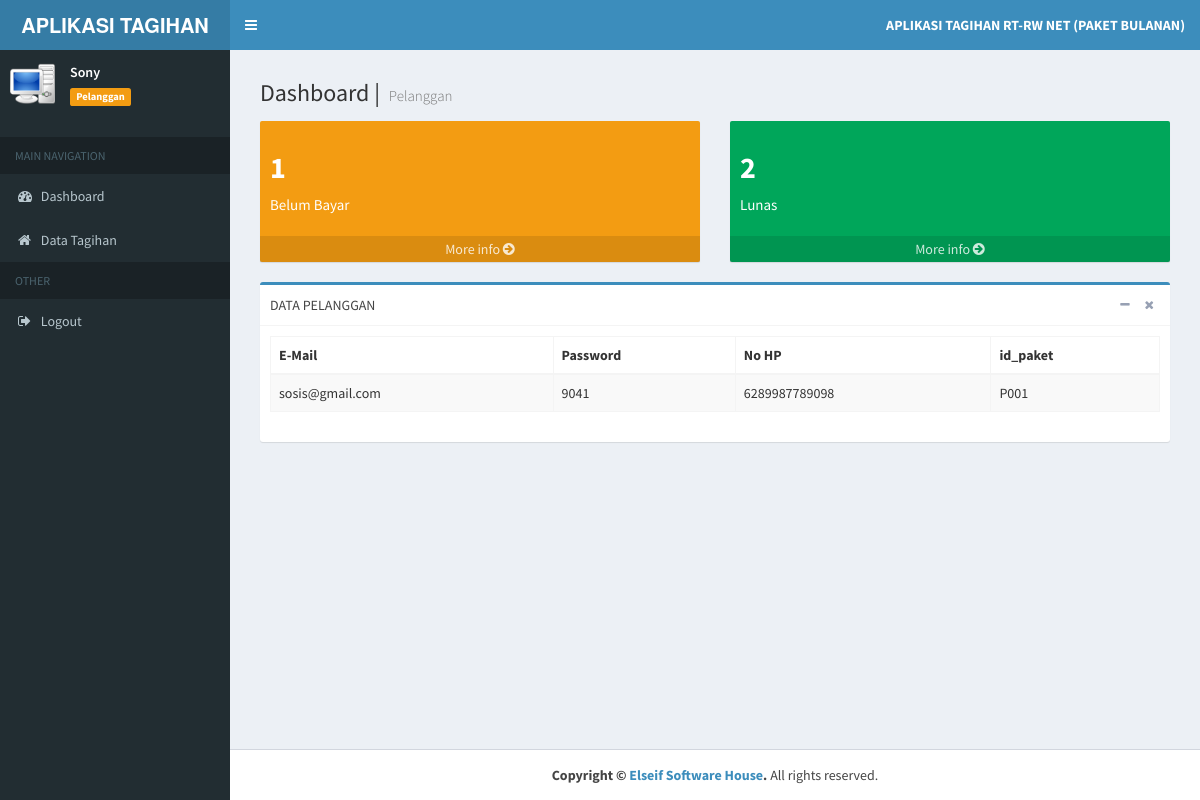
Page /aplication.php (signed in) on the committed database.
### tables this page shows
CREATE TABLE `tb_pelanggan` (
  `id_pelanggan` varchar(6) NOT NULL,
  `nama` varchar(20) NOT NULL,
  `alamat` text NOT NULL,
  `no_hp` varchar(15) NOT NULL,
  `email` varchar(30) NOT NULL,
  `password` varchar(15) NOT NULL,
  `level` varchar(5) NOT NULL DEFAULT 'PLG',
  `id_paket` varchar(6) NOT NULL
);

### home/pelanggan.php (the view, shortened to what this page needs)
<?php
	$sql = $koneksi->query("SELECT count(id_tagihan) as tagih_b from tb_tagihan where status='BL' and id_pelanggan='$data_id'");
	while ($data= $sql->fetch_assoc()) {
		$tagih=$data['tagih_b'];
	}
?>
<?php
	$sql = $koneksi->query("SELECT count(id_tagihan) as tagih_l from tb_tagihan where status='LS' and id_pelanggan='$data_id'");
	while ($data= $sql->fetch_assoc()) {
		$lunas=$data['tagih_l'];
	}
?>
<section class="content-header">
	<h1>
		Dashboard |
		<small>Pelanggan</small>
	</h1>
</section>
<section class="content">
	<div class="row">
		<div class="col-lg-6 col-xs-6">
			<div class="small-box bg-yellow">
				<div class="inner">
					<h2>
						<b>
							<?= $tagih; ?>
						</b>
					</h2>
					<p>Belum Bayar</p>
				</div>
				<a href="#" class="small-box-footer">More info
					<i class="fa fa-arrow-circle-right"></i>
				</a>
			</div>
		</div>
		<div class="col-lg-6 col-xs-6">
			<div class="small-box bg-green">
				<div class="inner">
					<h2>
						<b>
							<?= $lunas; ?>
						</b>
					</h2>
					<p>Lunas</p>
				</div>
				<a href="#" class="small-box-footer">More info
					<i class="fa fa-arrow-circle-right"></i>
				</a>
			</div>
		</div>
	</div>
	<div class="box box-primary">
		<div class="box-header with-border">
			DATA PELANGGAN
			<div class="box-tools pull-right">
				<button type="button" class="btn btn-box-tool" data-widget="collapse">
					<i class="fa fa-minus"></i>
				</button>
				<button type="button" class="btn btn-box-tool" data-widget="remove">
					<i class="fa fa-remove"></i>
				</button>
			</div>
		</div>
		<div class="box-body">
			<div class="table-responsive">
				<table id="" class="table table-bordered table-striped">
					<thead>
						<tr>
							<th>E-Mail</th>
							<th>Password</th>
							<th>No HP</th>
							<th>id_paket</th>
						</tr>
					</thead>
					<tbody>
						<?php
                  $sql = $koneksi->query("SELECT * from tb_pelanggan where id_pelanggan='$data_id'");
                  while ($data= $sql->fetch_assoc()) {
                ?>
						<tr>
							<td>
								<?php echo $data['email']; ?>
							</td>
							<td>
								<?php echo $data['password']; ?>
							</td>
							<td>
								<?php echo $data['no_hp']; ?>
							</td>
							<td>
								<?php echo $data['id_paket']; ?>
							</td>
						</tr>
						<?php
						}
						?>
					</tbody>
				</table>
			</div>
		</div>
	</div>
</section>

### rows in the picture
tb_pelanggan: email "sosis@gmail.com", password "9041", no_hp "6289987789098", id_paket "P001"

### other values in the picture
$data_nama "Sony"
$tagih "1"
$lunas "2"
